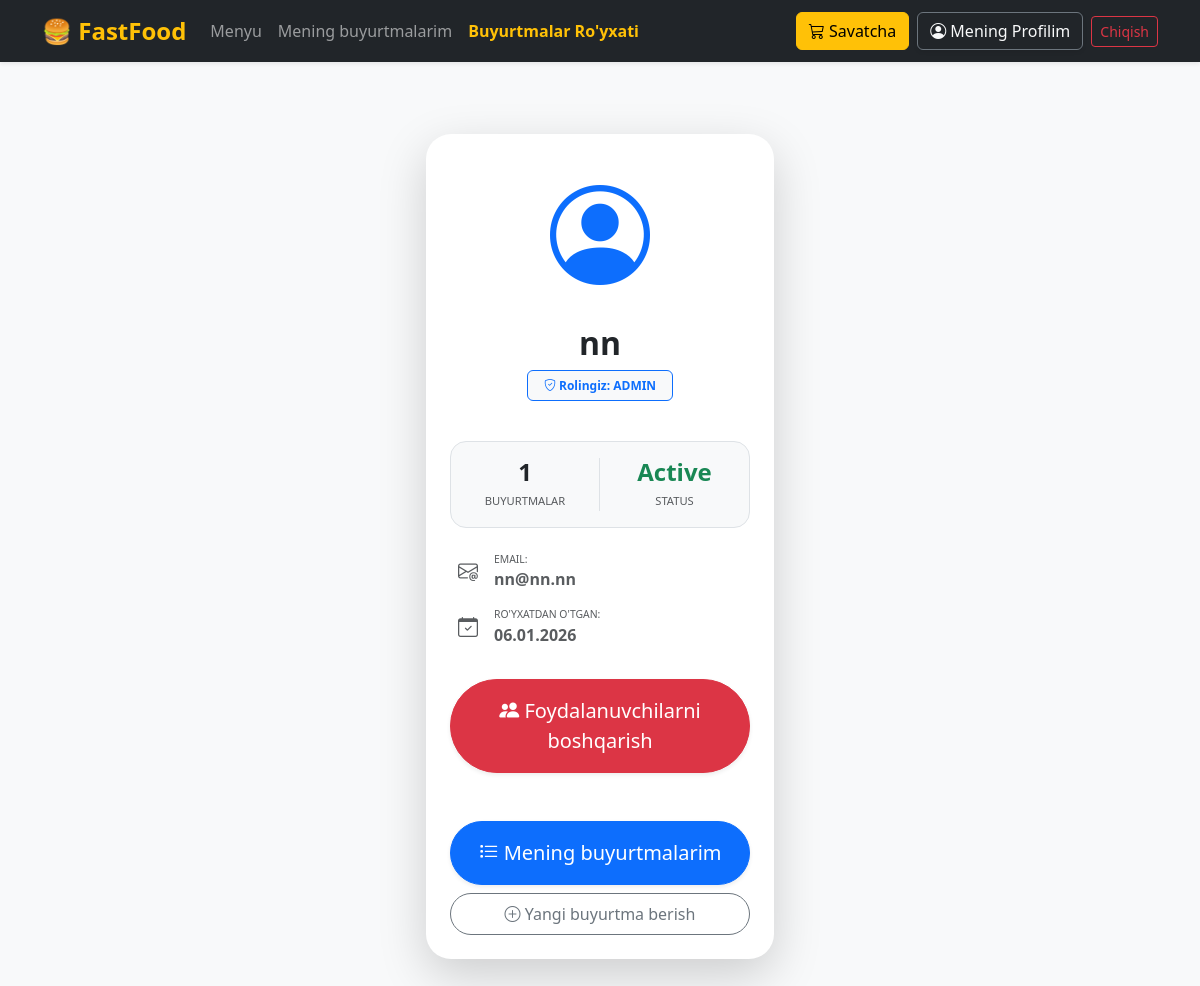
The app's page /profile/ (signed in), older data.
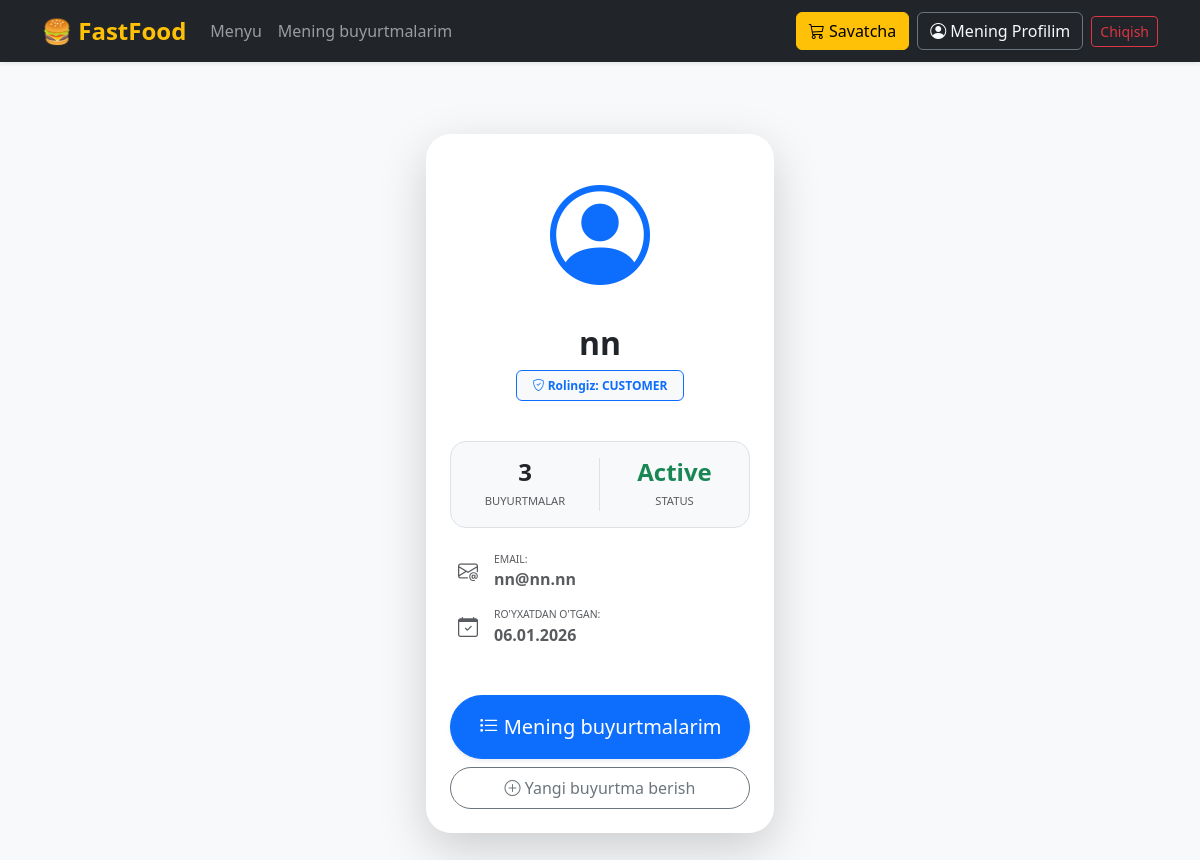
The same page, newer data.
### users/models.py (models this page shows, shortened)
class User(AbstractUser):
    class Role(models.TextChoices):
        ADMIN = "ADMIN", "Admin"
        WAITER = "WAITER", "Ofitsiant"
        CUSTOMER = "CUSTOMER", "Foydalanuvchi"
    role = models.CharField(
        max_length=20,
        choices=Role.choices,
        default=Role.CUSTOMER
    )

### order/views.py (the view)
# urls.py: path('profile/', views.profile_view, name='profile'),
def profile_view(request):
    orders_count = Order.objects.filter(customer=request.user).count()
    return render(request, 'profile.html', {
        'orders_count': orders_count
    })

### templates/profile.html (shortened to what this page needs)
{% extends 'base.html' %}
{% block content %}
<div class="container py-5">
    <div class="row justify-content-center">
        <div class="col-12 col-md-6 col-lg-4">
            <div class="card shadow-lg border-0" style="border-radius: 25px; overflow: hidden;">
                <div class="card-body p-4 text-center">
                    <div class="mb-3">
                        <i class="bi bi-person-circle text-primary" style="font-size: 100px;"></i>
                    </div>
                    <h2 class="fw-bold mb-0">{{ user.username }}</h2>
                    <p class="badge bg-light text-primary border border-primary px-3 py-2 mt-2">
                        <i class="bi bi-shield-check"></i> Rolingiz: {{ user.role }}
                    </p>
                    <div class="row g-0 mt-4 border rounded-4 py-3 bg-light">
                        <div class="col-6 border-end text-center">
                            <h4 class="fw-bold mb-0">{{ orders_count }}</h4>
                            <small class="text-muted text-uppercase" style="font-size: 0.7rem;">Buyurtmalar</small>
                        </div>
                        <div class="col-6 text-center">
                            <h4 class="fw-bold mb-0 text-success">Active</h4>
                            <small class="text-muted text-uppercase" style="font-size: 0.7rem;">Status</small>
                        </div>
                    </div>
                    <div class="text-start mt-4 px-2">
                        <div class="d-flex align-items-center mb-3 text-muted">
                            <i class="bi bi-envelope-at fs-5 me-3"></i>
                            <div>
                                <small class="d-block text-uppercase" style="font-size: 0.65rem;">Email:</small>
                                <strong>{{ user.email|default:"admin@aa.aa" }}</strong>
                            </div>
                        </div>
                        <div class="d-flex align-items-center text-muted">
                            <i class="bi bi-calendar-check fs-5 me-3"></i>
                            <div>
                                <small class="d-block text-uppercase" style="font-size: 0.65rem;">Ro'yxatdan o'tgan:</small>
                                <strong>{{ user.date_joined|date:"d.01.Y" }}</strong>
                            </div>
                        </div>
                    </div>
                    {% if user.role == 'ADMIN' %}
                    <div class="d-grid gap-2 mt-4">
                        <a href="{% url 'user_management' %}" class="btn btn-danger btn-lg rounded-pill shadow-sm py-3 mt-2">
                            <i class="bi bi-people-fill"></i> Foydalanuvchilarni boshqarish
                        </a>
                    </div>
                    {% endif %}
                    <div class="d-grid gap-2 mt-5">
                        <a href="{% url 'my_orders' %}" class="btn btn-primary btn-lg rounded-pill shadow-sm py-3">
                            <i class="bi bi-list-task"></i> Mening buyurtmalarim
                        </a>
                        <a href="{% url 'dish_list' %}" class="btn btn-outline-secondary rounded-pill py-2">
                            <i class="bi bi-plus-circle"></i> Yangi buyurtma berish
                        </a>
                    </div>
                </div>
            </div>
        </div>
    </div>
</div>
{% endblock %}

Row changes from the older to the newer data that the page shows:
changed User "nn": role "ADMIN" → "CUSTOMER"
Text that changed along with them:
{{ orders_count }}: "1" → "3"
text no longer shown: "Buyurtmalar Ro'yxati Foydalanuvchilarni boshqarish"
